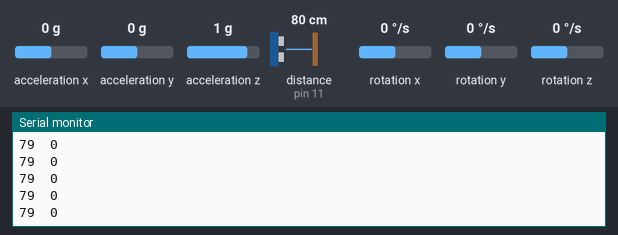
The sketch below on a simulated Arduino Uno, built with avr-gcc and run on an emulated ATmega328P. Parts: the last lines printed to the serial monitor. Wiring (inferred from the names in the program): ultrasonic range finder: trigger pin 10; echo pin 11. The test bench sets the inputs (shaded band); at power-on: rotation z 0 °/s, distance to the obstacle (sensor on pin 11) 80 cm, acceleration x 0 g, acceleration y 0 g, acceleration z 1 g, rotation x 0 °/s, rotation y 0 °/s. The echo pulse lasts 58.3 µs per cm.

Above: at 3.2 s.
3.3 s: rotation z set to 192 °/s
At 4.4 s:
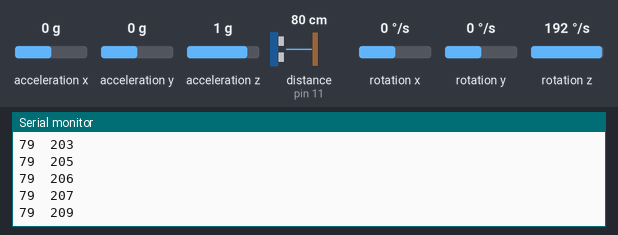
6.3 s: distance to the obstacle (sensor on pin 11) set to 2 cm
At 6.9 s:
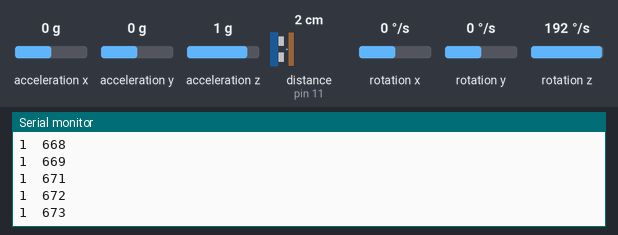
7.8 s: distance to the obstacle (sensor on pin 11) set to 4 cm
At 8.7 s:
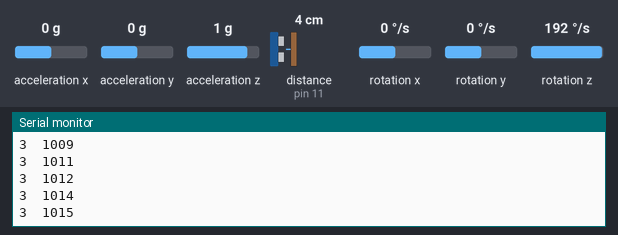
9.3 s: rotation z set to -192 °/s
At 10.1 s:
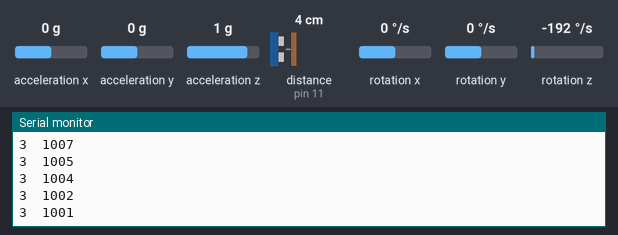
Timing chart, 0 to 11.8 s (numbered marks = the images above; inputs shaded):
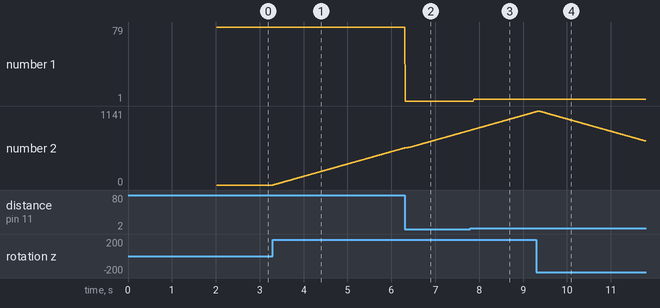

The sketch:

arduino.ino
```cpp
#include "Wire.h"
#include <MPU6050_light.h>

#define ECHO_PIN 11
#define TRIGGER_PIN 10

MPU6050 mpu(Wire);

int readGyroYaw() {
    int yaw = 0;
    mpu.update();
    yaw = mpu.getAngleZ();
    return yaw;
}

void setup() {
  Serial.begin(9600);
  pinMode(TRIGGER_PIN, OUTPUT);
  pinMode(ECHO_PIN, INPUT);

  Wire.begin();
  byte status = mpu.begin();
  Serial.print("MPU6050 status: ");
  Serial.println(status);
  while (status != 0) {}

  Serial.println("Calculating offsets, do not move Cha Cha");
  delay(1000);
  mpu.calcOffsets();
  Serial.println("Done Gyro Calibration");
}

void loop() {
  digitalWrite(TRIGGER_PIN, LOW);
  delayMicroseconds(5);
  digitalWrite(TRIGGER_PIN, HIGH);
  delayMicroseconds(1);
  digitalWrite(TRIGGER_PIN, LOW);

  int duration = pulseIn(ECHO_PIN, HIGH);
  int cm = (duration / 2) / 29.1;

  int yaw = readGyroYaw();

  Serial.print(cm);
  Serial.print("\t");
  Serial.print(yaw);
  Serial.print("\n");
}
```

Measured:
- after the input at 3.3 s, the serial monitor: prints a new line at once (image 1)
- plotted number 2: 0 → 571 after the input at 3.3 s
